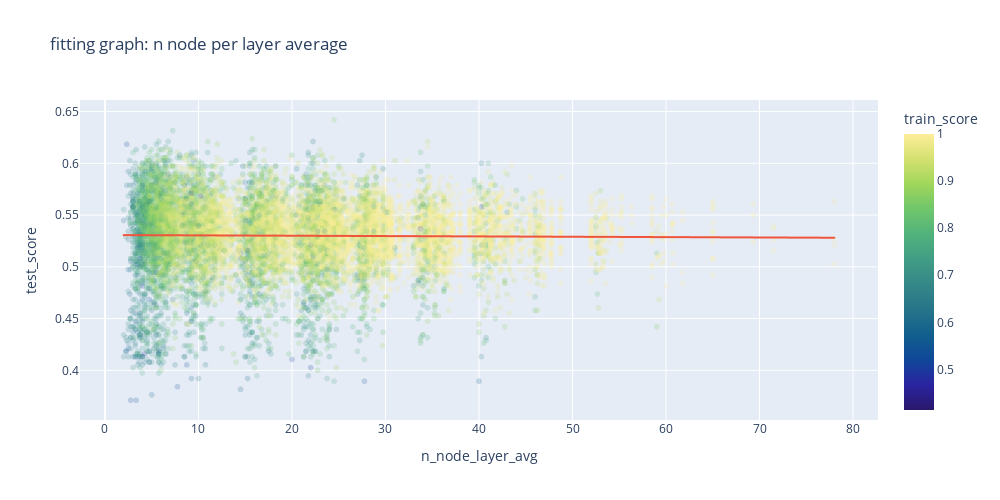

Notebook code for this chart:
### Code cell
fig = px.scatter(
    data_frame = mlpc_optim.results,
    y = "test_score",
    x = "n_node_layer_avg",
    color = "train_score",

    opacity = 0.2,
    trendline = "ols",

    title = "fitting graph: n node per layer average",
    width = 1000,
    height = 500,
    color_continuous_scale = plt_style_c,
)

fig.show()

### Figure 1 — Plotly figure (JSON) as saved in the notebook; plotly's stock layout.template omitted (floating-point values rounded to 4 significant figures; data arrays with more than 128 entries replaced by an {"elided": "..."} marker saying what was removed)
{"data": [{"hovertemplate": "n_node_layer_avg=%{x}<br>test_score=%{y}<br>train_score=%{marker.color}<extra></extra>", "legendgroup": "", "marker": {"color": {"elided": "11111 float values"}, "coloraxis": "coloraxis", "opacity": 0.2, "symbol": "circle"}, "mode": "markers", "name": "", "showlegend": false, "type": "scattergl", "x": {"elided": "11111 float values"}, "xaxis": "x", "y": {"elided": "11111 float values"}, "yaxis": "y"}, {"hovertemplate": "<b>OLS trendline</b><br>test_score = -3.36732e-05 * n_node_layer_avg + 0.530741<br>R<sup>2</sup>=0.000148<br><br>n_node_layer_avg=%{x}<br>test_score=%{y} <b>(trend)</b><extra></extra>", "legendgroup": "", "marker": {"symbol": "circle"}, "mode": "lines", "name": "", "showlegend": false, "type": "scattergl", "x": {"elided": "11110 float values"}, "xaxis": "x", "y": {"elided": "11110 float values"}, "yaxis": "y"}], "layout": {"coloraxis": {"colorbar": {"title": {"text": "train_score"}}, "colorscale": [[0, "rgb(41, 24, 107)"], [0.09091, "rgb(42, 35, 160)"], [0.1818, "rgb(15, 71, 153)"], [0.2727, "rgb(18, 95, 142)"], [0.3636, "rgb(38, 116, 137)"], [0.4545, "rgb(53, 136, 136)"], [0.5455, "rgb(65, 157, 133)"], [0.6364, "rgb(81, 178, 124)"], [0.7273, "rgb(111, 198, 107)"], [0.8182, "rgb(160, 214, 91)"], [0.9091, "rgb(212, 225, 112)"], [1, "rgb(253, 238, 153)"]]}, "height": 500, "legend": {"tracegroupgap": 0}, "title": {"text": "fitting graph: n node per layer average"}, "width": 1000, "xaxis": {"anchor": "y", "domain": [0, 1], "title": {"text": "n_node_layer_avg"}}, "yaxis": {"anchor": "x", "domain": [0, 1], "title": {"text": "test_score"}}}}
